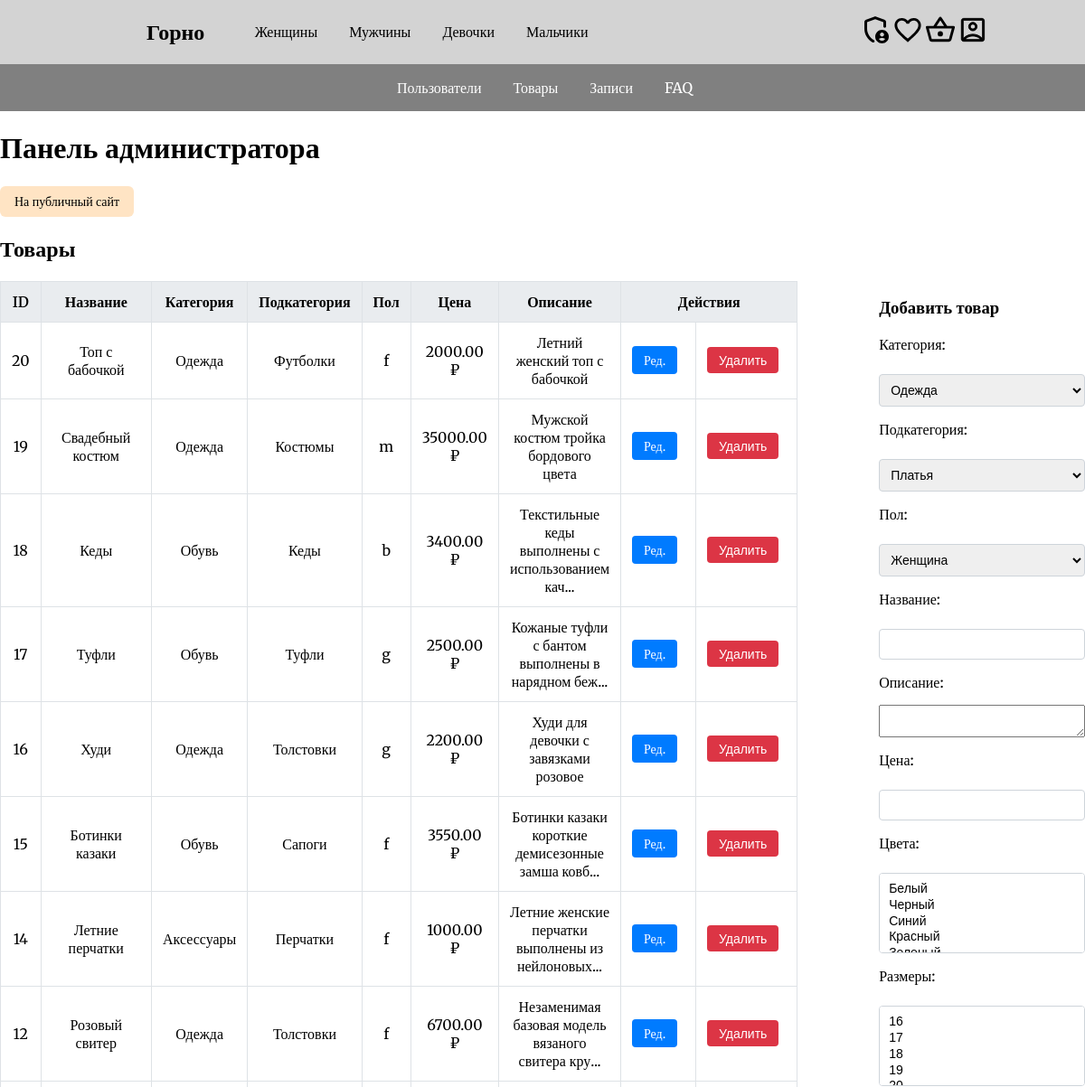
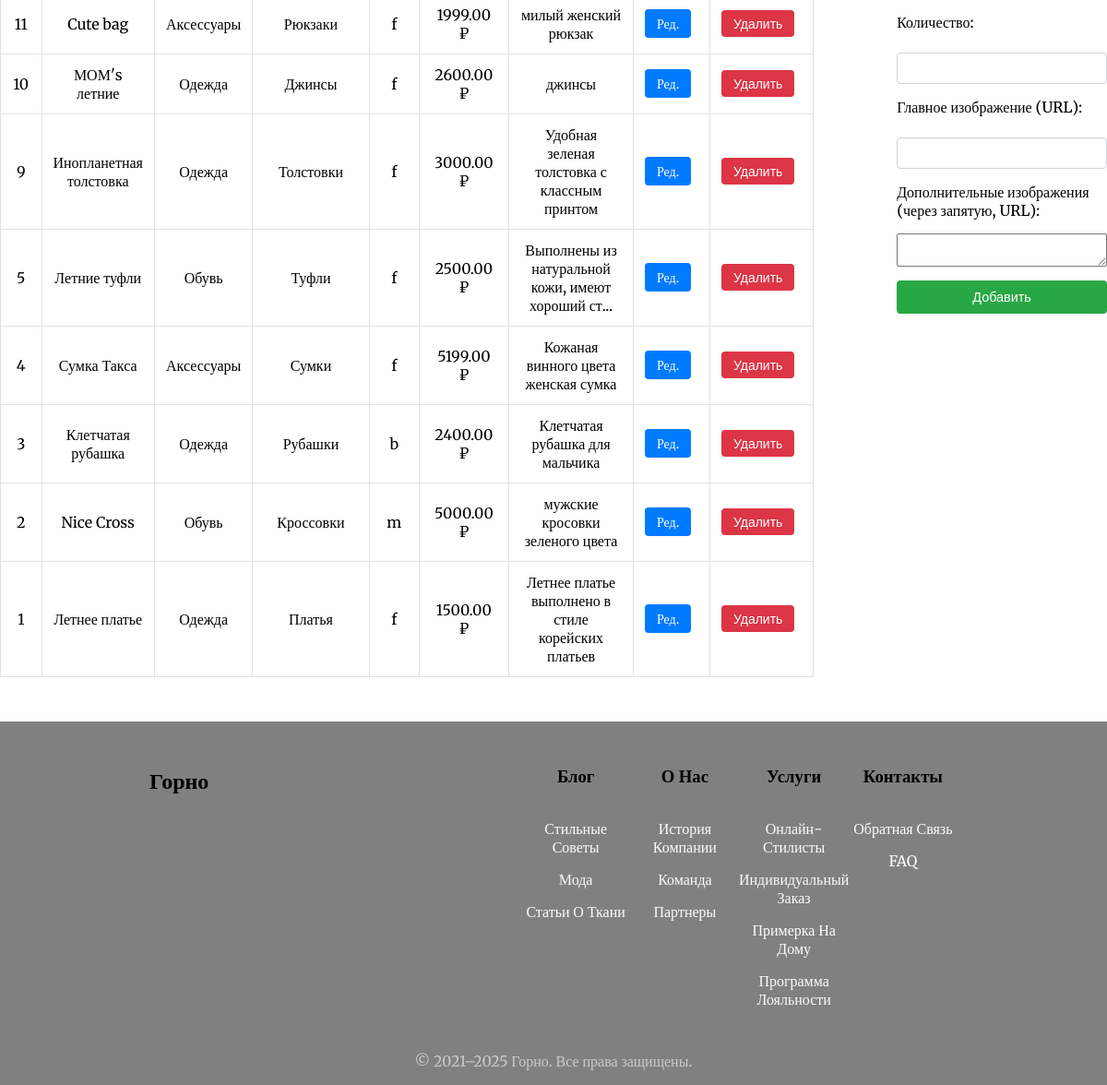
/admin/index.php?section=products (signed in), run on the app's committed database (2 pictures, top to bottom).
### tables this page shows
CREATE TABLE `products` (
  `id` int NOT NULL AUTO_INCREMENT,
  `subcategory_id` int NOT NULL,
  `gender` enum('f','m','g','b') NOT NULL,
  `name` varchar(100) NOT NULL,
  `description` text,
  `price` decimal(10,2) NOT NULL,
  `created_at` timestamp NULL DEFAULT CURRENT_TIMESTAMP,
  PRIMARY KEY (`id`),
  KEY `fk_products_subcategory` (`subcategory_id`),
  CONSTRAINT `fk_products_subcategory` FOREIGN KEY (`subcategory_id`) REFERENCES `subcategories` (`id`) ON DELETE CASCADE,
  CONSTRAINT `products_ibfk_1` FOREIGN KEY (`subcategory_id`) REFERENCES `subcategories` (`id`) ON DELETE CASCADE
);

CREATE TABLE `categories` (
  `id` int NOT NULL AUTO_INCREMENT,
  `name` varchar(50) NOT NULL,
  PRIMARY KEY (`id`)
);

CREATE TABLE `subcategories` (
  `id` int NOT NULL AUTO_INCREMENT,
  `category_id` int NOT NULL,
  `name` varchar(50) NOT NULL,
  PRIMARY KEY (`id`),
  KEY `fk_subcategories_category` (`category_id`),
  CONSTRAINT `fk_subcategories_category` FOREIGN KEY (`category_id`) REFERENCES `categories` (`id`) ON DELETE CASCADE,
  CONSTRAINT `subcategories_ibfk_1` FOREIGN KEY (`category_id`) REFERENCES `categories` (`id`) ON DELETE CASCADE
);

### admin/products.php (the view, shortened to what this page needs)
<?php
require_once __DIR__ . '/../config/db.php';
$sql = "SELECT
    p.id,
    p.name,
    p.gender,
    p.price,
    p.description,
    s.name AS subcategory,
    c.name AS category
FROM products p
JOIN subcategories s ON p.subcategory_id = s.id
JOIN categories c ON s.category_id = c.id
ORDER BY p.created_at DESC";
$result = $conn->query($sql);
$edit = null;
?>
<h2>Товары</h2>
<section>
    <div>
        <table border="1" cellpadding="8" cellspacing="0">
            <thead>
                <tr>
                    <th>ID</th>
                    <th>Название</th>
                    <th>Категория</th>
                    <th>Подкатегория</th>
                    <th>Пол</th>
                    <th>Цена</th>
                    <th>Описание</th>
                    <th colspan="2">Действия</th>
                </tr>
            </thead>
            <tbody>
                <?php while ($row = $result->fetch_assoc()): ?>
                    <tr>
                    <td><?= htmlspecialchars($row['id']) ?></td>
                    <td><?= htmlspecialchars($row['name']) ?></td>
                    <td><?= htmlspecialchars($row['category']) ?></td>
                    <td><?= htmlspecialchars($row['subcategory']) ?></td>
                    <td><?= htmlspecialchars($row['gender']) ?></td>
                    <td><?= htmlspecialchars($row['price']) ?> ₽</td>
                    <td><?= htmlspecialchars(mb_strimwidth($row['description'], 0, 50, '...')) ?></td>
                    <td>
                        <a href="?section=products&edit_id=<?= htmlspecialchars($row['id']) ?>">Ред.</a>
                    </td>
                    <td>
                        <form action="/admin/delete/product.php" method="POST"
                            onsubmit="return confirm('Удалить этот товар?');">
                        <button type="submit">Удалить</button>
                        </form>
                    </td>
                    </tr>
                <?php endwhile; ?>
            </tbody>
        </table>
    </div>
    <div class="form">
        <?php if ($edit): ?>
            <?php require __DIR__ . '/../admin/edit/product.php'; ?>
        <?php else: ?>
            <?php require __DIR__ . '/../admin/add/product.php'; ?>
        <?php endif; ?>
    </div>
</section>

### assets/css/styles.css (style rules this page uses)
body { margin: auto; padding: 0; font-family: 'Merriweather', serif; display: flex; flex-direction: column; min-height: 100vh; }
h1, h2, h3, h4, h5, h6, p { white-space: normal; overflow-wrap: break-word; word-wrap: break-word; }

### assets/css/admin.css (style rules this page uses)
.admin-panel section { display: flex; flex-direction: row; justify-content: center; gap: 90px; margin-bottom: 2rem; }
.admin-panel table { width: 100%; border-collapse: collapse; margin-bottom: 1rem; }
.admin-panel table thead { background-color: #e9ecef; }
.admin-panel table th, .admin-panel table td { padding: 0.75rem; border: 1px solid #dee2e6; text-align: center; }
.admin-panel table th { font-weight: 600; }
.admin-panel table td a, .admin-panel table td button { margin-right: 0.5rem; display: inline-block; padding: 0.4rem 0.8rem; font-size: 0.875rem; text-decoration: none; border: none; border-radius: 0.25rem; cursor: pointer; }
.admin-panel table td a { background-color: #007bff; color: #fff; }
.admin-panel table td button { background-color: #dc3545; color: #fff; }

### data on the page
products: id "20", name "Топ с бабочкой", categories.name "Одежда", subcategory.name "Футболки", gender "f", price "2000.00", description "Летний женский топ с бабочкой"
products: id "19", name "Свадебный костюм", categories.name "Одежда", subcategory.name "Костюмы", gender "m", price "35000.00", description "Мужской костюм тройка бордового цвета"
products: id "18", name "Кеды", categories.name "Обувь", subcategory.name "Кеды", gender "b", price "3400.00", description "Текстильные кеды выполнены с использованием кач..."
products: id "17", name "Туфли", categories.name "Обувь", subcategory.name "Туфли", gender "g", price "2500.00", description "Кожаные туфли с бантом выполнены в нарядном беж..."
products: id "16", name "Худи", categories.name "Одежда", subcategory.name "Толстовки", gender "g", price "2200.00", description "Худи для девочки с завязками розовое"
products: id "15", name "Ботинки казаки", categories.name "Обувь", subcategory.name "Сапоги", gender "f", price "3550.00", description "Ботинки казаки короткие демисезонные замша ковб..."
products: id "14", name "Летние перчатки", categories.name "Аксессуары", subcategory.name "Перчатки", gender "f", price "1000.00", description "Летние женские перчатки выполнены из нейлоновых..."
products: id "12", name "Розовый свитер", categories.name "Одежда", subcategory.name "Толстовки", gender "f", price "6700.00", description "Незаменимая базовая модель вязаного свитера кру..."
products: id "11", name "Cute bag", categories.name "Аксессуары", subcategory.name "Рюкзаки", gender "f", price "1999.00", description "милый женский рюкзак"
products: id "10", name "МОМ's летние", categories.name "Одежда", subcategory.name "Джинсы", gender "f", price "2600.00", description "джинсы"
products: id "9", name "Инопланетная толстовка", categories.name "Одежда", subcategory.name "Толстовки", gender "f", price "3000.00", description "Удобная зеленая толстовка с классным принтом"
products: id "5", name "Летние туфли", categories.name "Обувь", subcategory.name "Туфли", gender "f", price "2500.00", description "Выполнены из натуральной кожи, имеют хороший ст..."
products: id "4", name "Сумка Такса", categories.name "Аксессуары", subcategory.name "Сумки", gender "f", price "5199.00", description "Кожаная винного цвета женская сумка"
products: id "3", name "Клетчатая рубашка", categories.name "Одежда", subcategory.name "Рубашки", gender "b", price "2400.00", description "Клетчатая рубашка для мальчика"
products: id "2", name "Nice Cross", categories.name "Обувь", subcategory.name "Кроссовки", gender "m", price "5000.00", description "мужские кросовки зеленого цвета"
products: id "1", name "Летнее платье", categories.name "Одежда", subcategory.name "Платья", gender "f", price "1500.00", description "Летнее платье выполнено в стиле корейских платьев"

### other printed values
$label "Женщины"
$label "Мужчины"
$label "Девочки"
$label "Мальчики"
form field category "Одежда"
form field subcategory "Платья"
